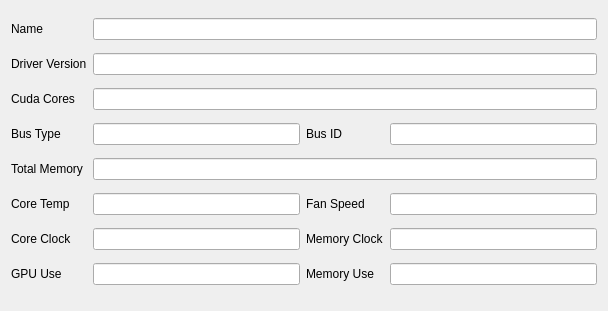
<?xml version="1.0" encoding="UTF-8"?>
<ui version="4.0">
 <class>GPUInfoWindow</class>
 <widget class="QWidget" name="GPUInfoWindow">
  <property name="geometry">
   <rect>
    <x>0</x>
    <y>0</y>
    <width>608</width>
    <height>311</height>
   </rect>
  </property>
  <property name="windowTitle">
   <string>GPU Info</string>
  </property>
  <property name="locale">
   <locale language="English" country="UnitedStates"/>
  </property>
  <layout class="QGridLayout" name="gridLayout">
   <item row="3" column="0">
    <widget class="QLabel" name="busTypeLabel">
     <property name="text">
      <string>Bus Type</string>
     </property>
    </widget>
   </item>
   <item row="0" column="0">
    <widget class="QLabel" name="nameLabel">
     <property name="text">
      <string>Name</string>
     </property>
    </widget>
   </item>
   <item row="9" column="1">
    <widget class="QLineEdit" name="currentCoreUseInput">
     <property name="readOnly">
      <bool>true</bool>
     </property>
    </widget>
   </item>
   <item row="8" column="0">
    <widget class="QLabel" name="currentCoreClockLabel">
     <property name="text">
      <string>Core Clock</string>
     </property>
    </widget>
   </item>
   <item row="9" column="0">
    <widget class="QLabel" name="currentCoreUseLabel">
     <property name="text">
      <string>GPU Use</string>
     </property>
    </widget>
   </item>
   <item row="4" column="0">
    <widget class="QLabel" name="totalMemoryLabel">
     <property name="text">
      <string>Total Memory</string>
     </property>
    </widget>
   </item>
   <item row="2" column="0">
    <widget class="QLabel" name="cudaCoresLabel">
     <property name="text">
      <string>Cuda Cores</string>
     </property>
    </widget>
   </item>
   <item row="3" column="3">
    <widget class="QLineEdit" name="busIdInput">
     <property name="readOnly">
      <bool>true</bool>
     </property>
    </widget>
   </item>
   <item row="3" column="1">
    <widget class="QLineEdit" name="busTypeInput">
     <property name="readOnly">
      <bool>true</bool>
     </property>
    </widget>
   </item>
   <item row="6" column="0">
    <widget class="QLabel" name="currentCoreTempLabel">
     <property name="text">
      <string>Core Temp</string>
     </property>
    </widget>
   </item>
   <item row="8" column="1">
    <widget class="QLineEdit" name="currentCoreClockInput">
     <property name="readOnly">
      <bool>true</bool>
     </property>
    </widget>
   </item>
   <item row="6" column="1">
    <widget class="QLineEdit" name="currentCoreTempInput">
     <property name="readOnly">
      <bool>true</bool>
     </property>
    </widget>
   </item>
   <item row="1" column="0">
    <widget class="QLabel" name="driverVersionLabel">
     <property name="text">
      <string>Driver Version</string>
     </property>
    </widget>
   </item>
   <item row="3" column="2">
    <widget class="QLabel" name="busIdLabel">
     <property name="text">
      <string>Bus ID</string>
     </property>
    </widget>
   </item>
   <item row="2" column="1" colspan="3">
    <widget class="QLineEdit" name="cudaCoresInput">
     <property name="readOnly">
      <bool>true</bool>
     </property>
    </widget>
   </item>
   <item row="1" column="1" colspan="3">
    <widget class="QLineEdit" name="driverVersionInput">
     <property name="enabled">
      <bool>true</bool>
     </property>
     <property name="readOnly">
      <bool>true</bool>
     </property>
    </widget>
   </item>
   <item row="0" column="1" colspan="3">
    <widget class="QLineEdit" name="nameInput">
     <property name="enabled">
      <bool>true</bool>
     </property>
     <property name="readOnly">
      <bool>true</bool>
     </property>
    </widget>
   </item>
   <item row="8" column="2">
    <widget class="QLabel" name="currentMemoryClockLabel">
     <property name="text">
      <string>Memory Clock</string>
     </property>
    </widget>
   </item>
   <item row="8" column="3">
    <widget class="QLineEdit" name="currentMemoryClockInput">
     <property name="readOnly">
      <bool>true</bool>
     </property>
    </widget>
   </item>
   <item row="9" column="3">
    <widget class="QLineEdit" name="currentMemoryUseInput">
     <property name="readOnly">
      <bool>true</bool>
     </property>
    </widget>
   </item>
   <item row="9" column="2">
    <widget class="QLabel" name="currentMemoryUseLabel">
     <property name="text">
      <string>Memory Use</string>
     </property>
    </widget>
   </item>
   <item row="6" column="2">
    <widget class="QLabel" name="currentFanSpeedLabel">
     <property name="text">
      <string>Fan Speed</string>
     </property>
    </widget>
   </item>
   <item row="6" column="3">
    <widget class="QLineEdit" name="currentFanSpeedInput">
     <property name="readOnly">
      <bool>true</bool>
     </property>
    </widget>
   </item>
   <item row="4" column="1" colspan="3">
    <widget class="QLineEdit" name="totalMemoryInput">
     <property name="readOnly">
      <bool>true</bool>
     </property>
    </widget>
   </item>
  </layout>
 </widget>
 <resources/>
 <connections/>
</ui>
